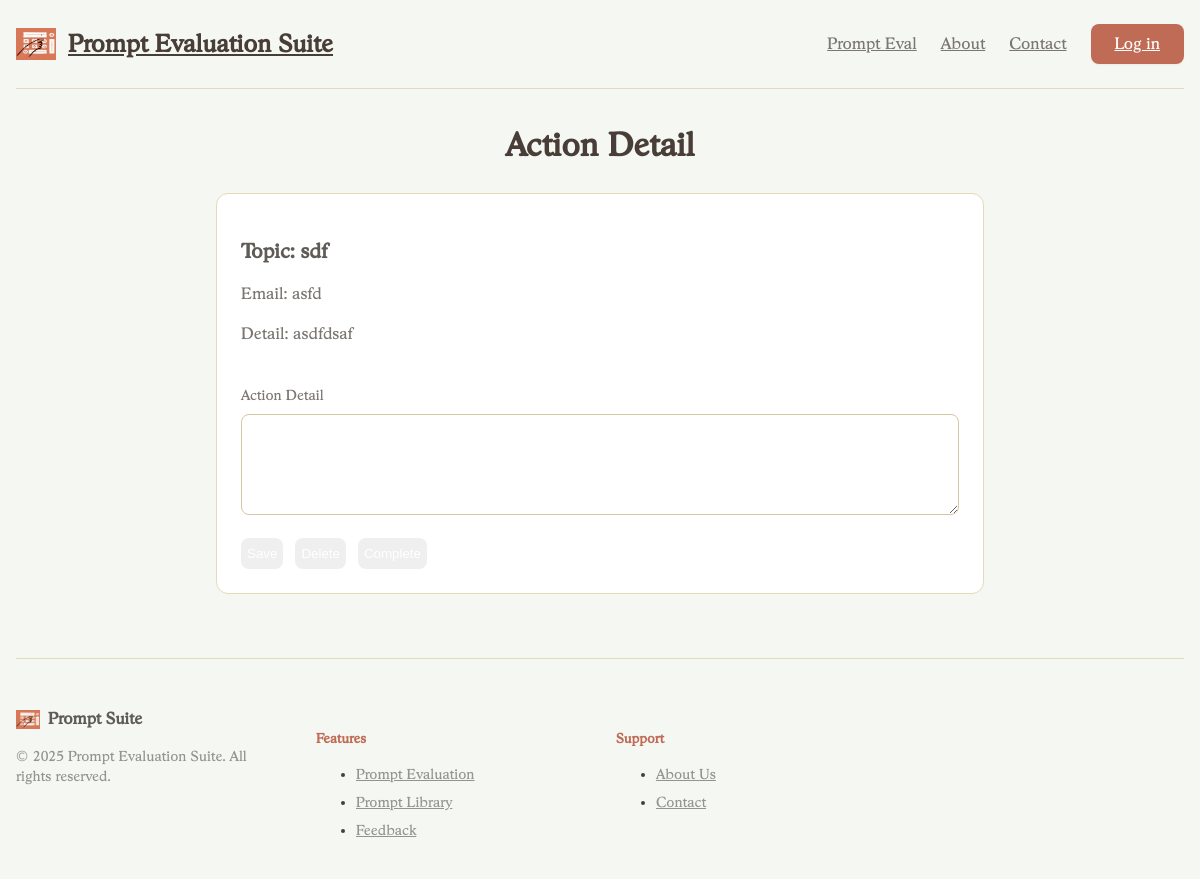
/action/3, run on the app's committed database.
### myapp/models.py (models this page shows, shortened)
class ContactList(models.Model):
    topic = models.CharField(max_length=200)
    email = models.CharField(max_length=100)
    detail = models.TextField(null=True, blank=True)
    complete = models.BooleanField(default=False)

### myapp/views.py (the view, shortened to what this page needs)
# urls.py: path("action/<int:cid>", actionPage, name="action-page"),
def actionPage(request, cid):
    context = {}
    contact = ContactList.objects.get(id=cid)
    context["contact"] = contact
    try:
        action = Action.objects.get(ContactList=contact)
        context["action"] = action
    except:
        pass
    return render(request, "myapp/action.html", context)

### myapp/template/myapp/action.html (shortened to what this page needs)
{% extends 'myapp/base.html' %}
{% block myheader %}
<div class="text-center mb-6">
  <h1 class="text-3xl font-bold text-earth-900">Action Detail</h1>
</div>
{% endblock myheader %}
{% block content %}
<div class="max-w-3xl mx-auto bg-white rounded-xl shadow-md border border-earth-200 p-6">
  <div class="mb-6">
    <h3 class="text-xl font-semibold text-earth-800 mb-2">Topic: {{ contact.topic }}</h3>
    <p class="text-earth-700 mb-1"><span class="font-medium">Email:</span> {{ contact.email }}</p>
    <p class="text-earth-700"><span class="font-medium">Detail:</span> {{ contact.detail }}</p>
  </div>
  <form method="POST" class="space-y-4">
    <div>
      <label for="actiondetail" class="block text-sm font-medium text-earth-700 mb-2">Action Detail</label>
      <textarea
        id="actiondetail"
        name="actiondetail"
        rows="5"
        class="w-full rounded-lg border border-earth-300 focus:ring-2 focus:ring-earth-400 focus:outline-none p-3"
      >{{ action.actionDetail }}</textarea>
    </div>
    <div class="flex space-x-3 pt-2">
        <button type="submit" name="save"
            class="px-5 py-2 rounded-lg bg-sage-500 text-white shadow-soft">
        </button>
        <button type="submit" name="delete"
            class="px-5 py-2 rounded-lg bg-terracotta-500 text-white shadow-soft">
        </button>
        <button type="submit" name="complete"
            class="px-5 py-2 rounded-lg bg-earth-500 text-white shadow-soft">
        </button>
    </div>
  </form>
</div>
{% endblock content %}

### data on the page
ContactList: topic "sdf", email "asfd", detail "asdfdsaf"
